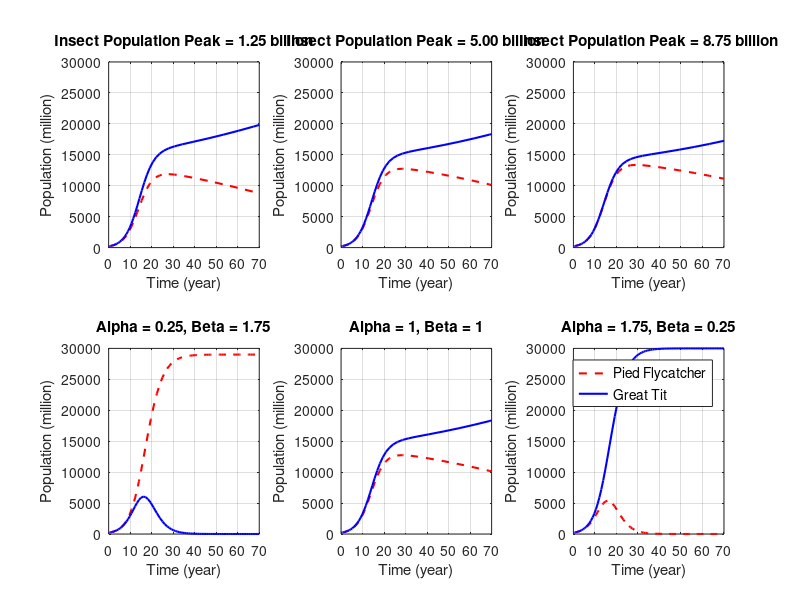

MATLAB code to generate this figure:
% extensions: insect peak & competition coef

% get the time gap first

% these are in daily^-1

% Parameters 
% rI is incubation rate, and it becomes death rate after the peak
params_1950 = struct('M0', 200, 'R0', 200, 'I0', 1000, ...
                            'KI', 27000, 'rR', 0.00027, 'rM', 0.00027, 'rI', 0.08, ...  
                            'gammaR', 0.02, 'gammaM', 0.02, ...
                            'thetaR', 0.6, 'thetaM', 0.4, ...
                            'alpha', 1, 'beta', 1, 't', 12, 'T', 13, ...
                            'Ea', 60, 'R', 0.008314, 'IP', 5000, ...
                            'B', 0.000025, 'a', 0.65); 


% Parameters for 1950 for years
params_1950_actual = struct('M0', 200, 'R0', 200, 'I0', 1000, ...
                            'KI', 27000, 'rR', 0.3, 'rM', 0.3, 'rI', 3, ...  
                            'gammaR', 200, 'gammaM', 200, ...
                            'thetaR', 0.6, 'thetaM', 0.4, ...
                            'alpha', 1, 'beta', 1, 'T', 13, ...
                            'Ea', 60, 'R', 0.008314, 'peak', 38, ...
                            'B', 0.000025, 'a', 0.65); 


% days
time_span = [0 70];

% Updated population dynamics function with insects
function dYdt = population_dynamics(Y, params)
    M = Y(1); % Pied Flycatcher population
    R = Y(2); % Great Tit population
    I = Y(3); % Insect population


    % Differential equations
    dMdt = params.rM * M * (1 - (M + params.alpha * R)/ (params.KI + I * params.thetaM * (M / (M + R))));
    dRdt = params.rR * R * (1 - (R + params.beta * M) / (params.KI + I * params.thetaR * (R / (M + R))));
   
    % Arrhenius term for temperature dependence of growth rate
    temp_effect = exp(-params.Ea * params.B^(params.a) / (params.R * (params.T + 273.15))); 
    dIdt = params.rI * I * temp_effect;

    if I >= params.IP
        dIdt = params.rI * I - (params.gammaM * M * I + params.gammaR * R * I);
    end
    % Return derivatives
    dYdt = [dMdt; dRdt; dIdt];
end


function dYdt = population_dynamics_actual(Y, params)
    M = Y(1); % Pied Flycatcher population
    R = Y(2); % Great Tit population
    I = Y(3); % Insect population

    arrival_time = 41;
    t_T = arrival_time - params.peak;

    time_factor_M = exp(-0.001 * t_T); % Exponentially decaying time factor for Pied Flycatchers
    time_factor_R = exp(0.001 * t_T);  % Exponentially increasing time factor for Great Tits


    % Differential equations
    dMdt = params.rM * M * (1 - (M + params.alpha * R) / (params.KI + I * params.thetaM * (M / (M + R)))) * time_factor_M;
    dRdt = params.rR * R * (1 - (R + params.beta * M) / (params.KI + I * params.thetaR * (R / (M + R)))) * time_factor_R;

    % Arrhenius term for temperature dependence of growth rate
    temp_effect = exp(-params.Ea * params.B^(params.a) / (params.R * (params.T + 273.15)));  
    dIdt = params.rI * I * temp_effect;

    if I >= 5000
        dIdt = params.rI * I - (params.gammaM * M * I + params.gammaR * R * I);
    end    
    % Return derivatives
    dYdt = [dMdt; dRdt; dIdt];
end

IP_values = [0.25 * params_1950.IP, params_1950.IP, 1.75 * params_1950.IP];
alpha_values = [0.25 * params_1950_actual.alpha, params_1950_actual.alpha, 1.75 * params_1950_actual.alpha];

figure;

% Loop to generate subplots for each IP and alpha value
for i = 1:3
    % Set the IP value
    params_1950.IP = IP_values(i);
    initial_conditions_1950 = [params_1950.M0, params_1950.R0, params_1950.I0]; % Initial populations (M, R, I)

    % Solve ODE for the population dynamics
    [t1950, Y1950] = ode23s(@(t, Y) population_dynamics(Y, params_1950), time_span, initial_conditions_1950);

    % Find the maximum insect population and corresponding time
    [maxI, idx] = max(Y1950(:, 3)); % Maximum insect population and the index where it occurs
    max_day = round(t1950(idx));  % Corresponding day for max insect population
    params_1950_actual.peak = max_day;

    initial_conditions_1950 = [params_1950_actual.M0, params_1950_actual.R0, params_1950_actual.I0]; 


    % Solve for actual population dynamics
    [t_actual, Y_actual] = ode23s(@(t, Y) population_dynamics_actual(Y, params_1950_actual), time_span, initial_conditions_1950);

    % Extract populations from the solution
    M_actual = Y_actual(:, 1); % Pied Flycatcher population
    R_actual = Y_actual(:, 2); % Great Tit population

    % Plot each subplot
    subplot(2, 3, i);
    plot(t_actual, M_actual, 'r--', 'DisplayName', 'Pied Flycatcher', 'LineWidth', 1.5); 
    hold on;
    plot(t_actual, R_actual, 'b-', 'DisplayName', 'Great Tit', 'LineWidth', 1.5);
    xlabel('Time (year)');
    ylabel('Population (million)');
    ylim([0, 30000]);
    title(sprintf('Insect Population Peak = %.2f billion', IP_values(i) / 1000));
    grid on;
end

for i = 1:3
    % Set the alpha value
    params_1950_actual.alpha = alpha_values(i);
    params_1950_actual.beta = 2 - alpha_values(i);

    params_1950.IP = 5000;
    initial_conditions_1950 = [params_1950.M0, params_1950.R0, params_1950.I0]; % Initial populations (M, R, I)

    % Solve ODE for the population dynamics
    [t1950, Y1950] = ode23s(@(t, Y) population_dynamics(Y, params_1950), time_span, initial_conditions_1950);

    % Find the maximum insect population and corresponding time
    [maxI, idx] = max(Y1950(:, 3)); % Maximum insect population and the index where it occurs
    max_day = round(t1950(idx));  % Corresponding day for max insect population
    params_1950_actual.peak = max_day;

    % Solve for actual population dynamics with modified alpha and beta
    [t_actual, Y_actual] = ode23s(@(t, Y) population_dynamics_actual(Y, params_1950_actual), time_span, initial_conditions_1950);

    % Extract populations from the solution
    M_actual = Y_actual(:, 1); % Pied Flycatcher population
    R_actual = Y_actual(:, 2); % Great Tit population

    % Plot each subplot
    subplot(2, 3, i + 3); % Plot on the bottom row
    plot(t_actual, M_actual, 'r--', 'DisplayName', 'Pied Flycatcher', 'LineWidth', 1.5); 
    hold on;
    plot(t_actual, R_actual, 'b-', 'DisplayName', 'Great Tit', 'LineWidth', 1.5);
    xlabel('Time (year)');
    ylabel('Population (million)');
    title(['Alpha = ' num2str(alpha_values(i)), ', Beta = ' num2str(2-alpha_values(i))])
    grid on;

    if i == 2
        ylim([0, 30000]); % Set y-axis limit for the 5th graph
    end

end

legend('Pied Flycatcher', 'Great Tit', 'Location', 'northeast', 'Orientation', 'vertical', 'FontSize', 10);
